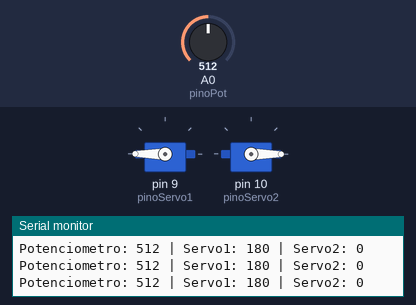
Simulated run of this sketch. Board: Arduino Uno, built with avr-gcc and run on an emulated ATmega328P. Shown: 2 × servo, the last lines printed to the serial monitor. Inputs (shaded band) come from the test bench; at power-on: A0 (pinoPot) = 512.

Above: at 1.2 s.
1.3 s: A0 (pinoPot) set to 716
At 2.5 s:
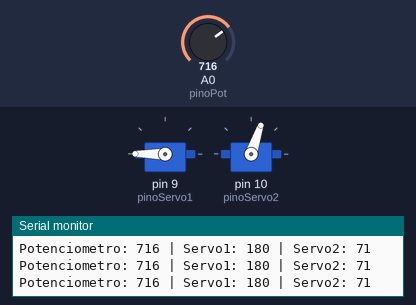
2.8 s: A0 (pinoPot) set to 900
At 3.1 s:
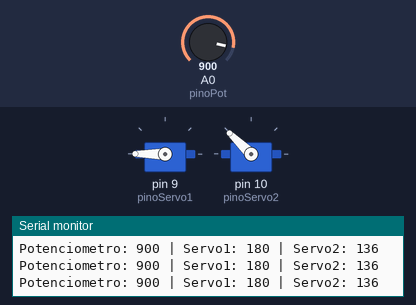
4.3 s: A0 (pinoPot) set to 511
At 5.4 s:
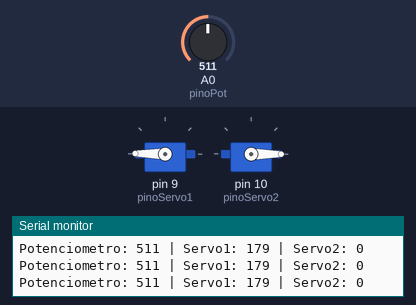
5.8 s: A0 (pinoPot) set to 170
At 6.9 s:
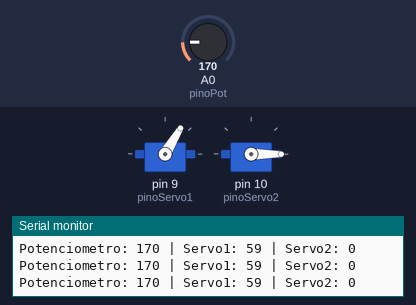
7.3 s: A0 (pinoPot) set to 0
At 7.9 s:
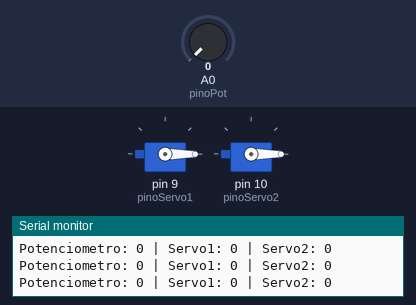
8.8 s: A0 (pinoPot) set to 190
At 9.3 s:
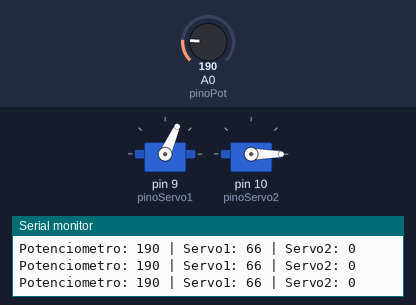
Timing chart, 0 to 11.3 s (numbered marks = the images above; inputs shaded):
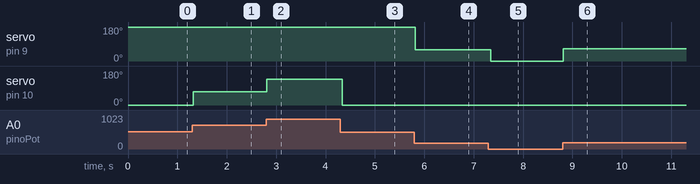

The sketch:

5.ino
```cpp
//Controle de dois servos com um potenciômetro:
//Utilize dois servo motores e um potenciômetro. Ambos os servos devem ser controlados pelo mesmo potenciômetro.
//Ao girar o potenciômetro, apenas o primeiro servo deve aumentar o ângulo até atingir 180°.
//A partir daí, o segundo servo começa a aumentar seu ângulo.
//No movimento inverso, o segundo servo reduz seu ângulo primeiro; quando atingir 0°, o primeiro servo começa a diminuir seu ângulo.

#include <Servo.h>

Servo servo1;
Servo servo2;

const int pinoPot = A0;  // Potenciômetro conectado em A0
const int pinoServo1 = 9;
const int pinoServo2 = 10;

void setup() {
  servo1.attach(pinoServo1);
  servo2.attach(pinoServo2);

  servo1.write(0);  // Começa com servo1 em 0°
  servo2.write(0);  // Servo2 em 0°

  Serial.begin(9600);
}

void loop() {
  int valorPot = analogRead(pinoPot);  // Lê valor do potenciômetro (0-1023)

  // Mapeia valor do potenciômetro para 0-360 (ângulo total dividido para 2 servos)
  int anguloTotal = map(valorPot, 0, 1023, 0, 360);

  int anguloServo1, anguloServo2;

  if (anguloTotal <= 180) {
    // Servo1 aumenta de 0 a 180
    anguloServo1 = anguloTotal;
    anguloServo2 = 0;
  } else {
    // Servo1 fixo em 180, servo2 começa a aumentar
    anguloServo1 = 180;
    anguloServo2 = anguloTotal - 180;  // Vai de 0 a 180
  }

  servo1.write(anguloServo1);
  servo2.write(anguloServo2);

  Serial.print("Potenciometro: ");
  Serial.print(valorPot);
  Serial.print(" | Servo1: ");
  Serial.print(anguloServo1);
  Serial.print(" | Servo2: ");
  Serial.println(anguloServo2);

  delay(50);
}
```

Measured:
- after the input at 1.3 s, servo on pin 10 (pinoServo2): 0° → 71° at once
- after the input at 2.8 s, servo on pin 10 (pinoServo2): 71° → 136° at once
- after the input at 4.3 s, servo on pin 9 (pinoServo1): 180° → 179° at once; servo on pin 10 (pinoServo2): 136° → 0° at once
- after the input at 5.8 s, servo on pin 9 (pinoServo1): 179° → 59° at once
- after the input at 7.3 s, servo on pin 9 (pinoServo1): 59° → 0° after 0.05 s
- after the input at 8.8 s, servo on pin 9 (pinoServo1): 0° → 66° at once
